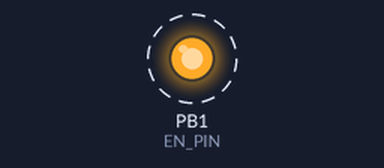
A sketch run on a simulated ATtiny85, built with avr-gcc and run on an emulated ATtiny85. On the bench: output pins drawn as LEDs (lit = HIGH). Dashed ring = blinking. Pins used as bus, display or sensor lines are not drawn.

Above: at 0.05 s.
Timing chart, 0 to 3.0 s (numbered marks = the images above):
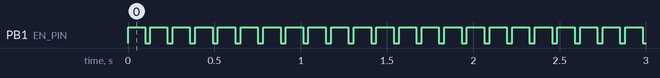

Measured:
- by itself, PB1 (EN_PIN): alternates HIGH for 0.10 s and LOW for 0.03 s

The sketch:

433beacon_digispark_attiny85.ino
```cpp
//Протестировано на модуле приемника RX470C-V01
#include <avr/interrupt.h>

#define EN_PIN 1 //Pin PB1 для включения передатчика
#define DATA_PIN 2 // Pin PB2 для передачи данных

volatile bool transmit = false;

void setup() {
  pinMode(EN_PIN, OUTPUT);
  pinMode(DATA_PIN, OUTPUT);

//Настроим таймер с периодом в 1 секунду
  TCCR1 = 0x0B; // Установка таймера на 1 сек
  OCR1A = 15625; // Частота срабатывания (для 1 сек)
  TIMSK |= (1 << OCIE1A); // Включаем прерывание на совпадение
  sei(); // Включаем глобальные прерывания
}

ISR(TIMER1_COMPA_vect) {
  transmit = true; //Устанавливаем флаг для передачи
}

void loop() {
  if (transmit) {
    digitalWrite(EN_PIN, HIGH); //Включаем передатчик
    digitalWrite(DATA_PIN, HIGH); //Передаем импульс
    delay(100); //длительность импульса
    digitalWrite(DATA_PIN, LOW); // Завершаем передачу
    digitalWrite(EN_PIN, LOW); // Выключаем передатчик
    transmit = false; // Сбрасываем флаг передачи
  }
}
```
